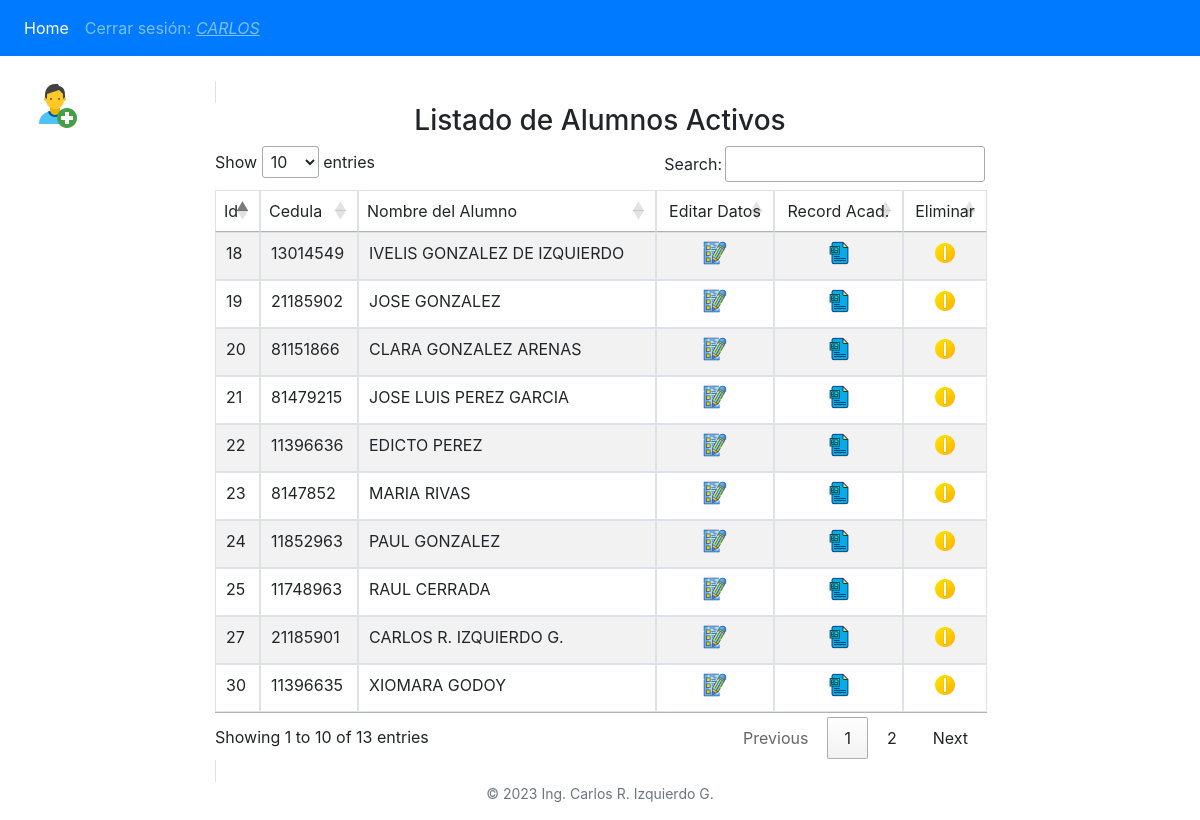
Screenshot of /vista/alumnos_view.php (signed in) with the database file from the repository.
### tables this page shows
CREATE TABLE IF NOT EXISTS `alumnos` (
  `id` int(10) UNSIGNED NOT NULL AUTO_INCREMENT,
  `cedula` int(10) UNSIGNED NOT NULL,
  `nombre` varchar(50) NOT NULL,
  `direccion` varchar(150) NOT NULL,
  `activo` int(1) NOT NULL DEFAULT '1',
  PRIMARY KEY (`id`)
);

### modelo/conectar.php (called while the page is built)
<?php
    class Conectar{
        public static function conexion(){
            try{
                $conexion = new PDO('mysql:host=localhost; dbname=instituto;port=3306', 'root', '');
                $conexion->setAttribute(PDO::ATTR_ERRMODE, PDO::ERRMODE_EXCEPTION);
                $conexion->exec("SET CHARACTER SET UTF8");
            }catch(Exception $e){
               echo("Error al conectar " . $e->getMessage());
                echo "Linea del error " . $e->getLine();
            }
            return $conexion;
        }
    }

### modelo/alumnos_modelo.php (called while the page is built, shortened)
<?php
    class Alumnos{
        private $conexion;
        public function __construct(){
            require_once("../modelo/conectar.php");
            $this->conexion = Conectar::conexion();
        }
        public function get_alumnos(){
            $sql = 'SELECT id, cedula, nombre FROM alumnos WHERE activo = 1';
            $st = $this->conexion->prepare($sql);
            $st->execute();
            $alumnos = $st->fetchAll();
            return $alumnos;
        }
    }

### vista/alumnos_view.php (the view, shortened to what this page needs)
<?php
    include('templates/header.php');
    include('templates/nav_bar.php');
    include('../modelo/alumnos_modelo.php');
    $Alumnos = new Alumnos();
    $matrizAlumnos = $Alumnos->get_alumnos();
?>
<div class='container-fluid'>
    <div class='row'>
        <div class='col-sm-2'><?php include('templates/menu_lateral.php')?></div>
        <div class='col-sm-8' id='panel_mostrar'>
            <br>
            <tabla class="table table-striped table-bordered" style="width:100%">
                <thead>
                    <tr>
                        <td class='p-4' colspan='4'>
                            <p class='h3 text-center'>Listado de Alumnos Activos</p>
                        </td>
                    </tr>
                </thead>
                <table class='table mt-2' id='talumnos'>
                    <thead>
                        <tr>
                            <td class='p-2'>Id</td>
                            <td class='p-2'>Cedula</td>
                            <td class='p-2'>Nombre del Alumno</td>
                            <td class='text-center p-2'>Editar Datos</td>
                            <td class='text-center p-2'>Record Acad.</td>
                            <td class='text-center p-2'>Eliminar</td>
                        </tr>
                    </thead>
                    <tbody>
                        <?php foreach($matrizAlumnos as $registro){?>
                        <tr>
                            <td><?=$registro["id"]?></td>
                            <td><?=$registro["cedula"]?></td>
                            <td><?=$registro["nombre"]?></td>
                            <td class='p-2 text-center'>
                                <form method='post' action="../controlador/alumnos_controlador.php">
                                    <input type='image' src='imagenes/editar_datos.png' value='Editar'
                                        title="Editar datos">
                                </form>
                            </td>
                            <td class='p-2 text-center'><a href='#' onclick="">
                                    <form method="post" action="record_view.php">
                                        <input type='image' src='imagenes/record.png' value='Editar' title="Eliminar">
                                    </form>
                            </td>
                            <?php if($_SESSION['tipo'] == 'ADMINISTRADOR'){?>
                            <td class='p-2 text-center'>
                                <form method="post" action="../controlador/alumnos_controlador.php">
                                    <input type='image' src='imagenes/eliminar.png' value='Editar' title="Eliminar">
                                </form>
                            </td>
                            <?php }else{ ?>
                            <td><img src='imagenes/eliminar.png' alt='eliminar alumno'></td>
                            <?php }  ?>
                        </tr>
                        <?php } ?>
                    </tbody>
                </table>
        </div>
        <div class='col-sm-2'></div>
    </div>
</div>
<?php
    include('templates/footer.php');
?>

### rows the page displays
alumnos: id "20", cedula "81151866", nombre "CLARA GONZALEZ ARENAS"
alumnos: id "19", cedula "21185902", nombre "JOSE GONZALEZ"
alumnos: id "18", cedula "13014549", nombre "IVELIS GONZALEZ DE IZQUIERDO"
alumnos: id "21", cedula "81479215", nombre "JOSE LUIS PEREZ GARCIA"
alumnos: id "22", cedula "11396636", nombre "EDICTO PEREZ"
alumnos: id "23", cedula "8147852", nombre "MARIA RIVAS"
alumnos: id "24", cedula "11852963", nombre "PAUL GONZALEZ"
alumnos: id "25", cedula "11748963", nombre "RAUL CERRADA"
alumnos: id "27", cedula "21185901", nombre "CARLOS R. IZQUIERDO G."
alumnos: id "30", cedula "11396635", nombre "XIOMARA GODOY"

### other values shown
$_SESSION['usuario'] "CARLOS"
